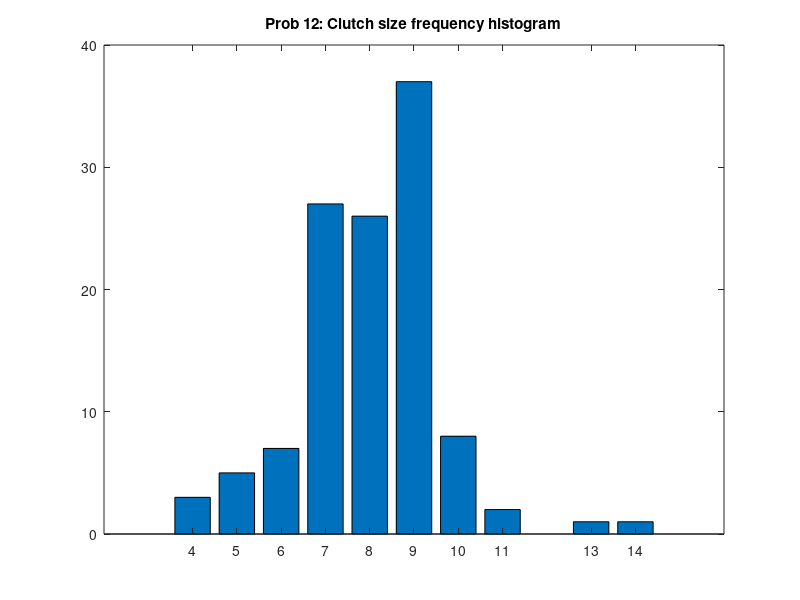

Write MATLAB code to recreate this figure. (Note: this script raises an error after producing the figure.)
% Problem 12: Clutch size
number_of_eggs = [
7 5 13 7 7 8 9 9 9 8 8 9 9 7 7 ...
5 9 7 7 4 9 8 8 10 9 7 8 8 8 7 ...
9 7 7 10 8 7 9 7 10 8 9 7 11 10 9 ...
9 4 8 6 8 9 9 9 8 8 5 8 8 9 9 ...
14 10 8 9 9 9 8 7 9 7 9 10 10 7 6 ...
11 7 7 6 9 7 7 6 8 9 4 6 9 8 9 ...
7 9 9 9 9 8 8 8 9 9 9 8 10 9 9 ...
8 5 7 8 7 6 7 7 7 6 5 9 ...
];
u = unique(number_of_eggs);
fprintf('(a) '); frequency_table = arrayfun(@(x) sum(number_of_eggs == x), u)
bar(u, frequency_table);
title('Prob 12: Clutch size frequency histogram');
if (exist('OCTAVE_VERSION', 'builtin'))
    tics('x', 4:14); axis([3 15]);
end
xlabel('clutch size'); ylabel('frequency');
fprintf('(b) See plot\n');
fprintf('(c) mode: %f\n', mode(number_of_eggs));
if (exist('OCTAVE_VERSION', 'builtin'))
	print -dpng 12.png; print -dsvg 12.svg;
end
